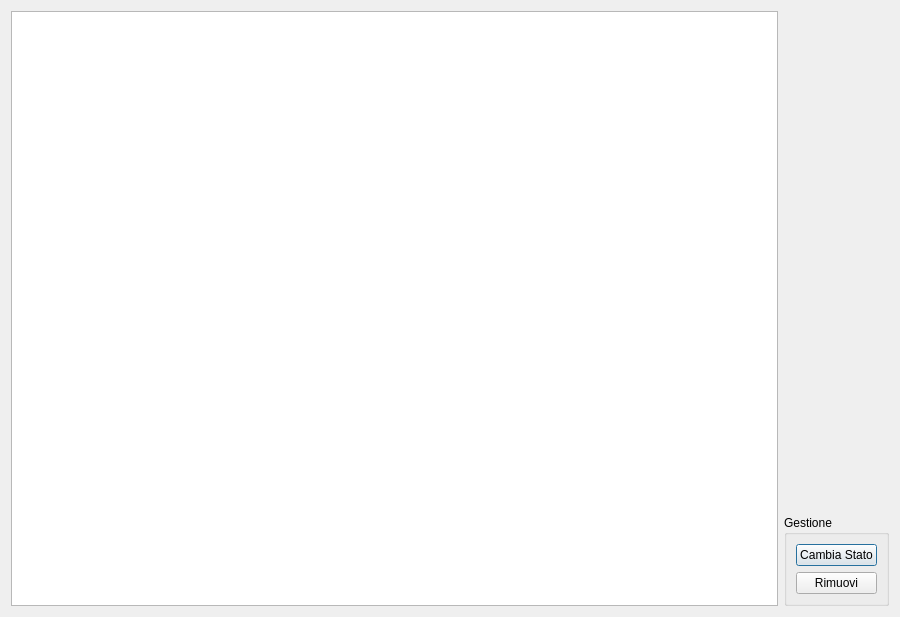
<?xml version="1.0" encoding="UTF-8"?>
<ui version="4.0">
 <class>StatoPratiche</class>
 <widget class="QDialog" name="StatoPratiche">
  <property name="geometry">
   <rect>
    <x>0</x>
    <y>0</y>
    <width>900</width>
    <height>617</height>
   </rect>
  </property>
  <property name="windowTitle">
   <string>Gestione Stato Pratiche</string>
  </property>
  <layout class="QVBoxLayout" name="verticalLayout_2">
   <item>
    <layout class="QHBoxLayout" name="horizontalLayout">
     <item>
      <widget class="QTableWidget" name="tableWidget">
       <property name="selectionBehavior">
        <enum>QAbstractItemView::SelectRows</enum>
       </property>
       <property name="sortingEnabled">
        <bool>false</bool>
       </property>
      </widget>
     </item>
     <item>
      <layout class="QVBoxLayout" name="verticalLayout_3">
       <item>
        <spacer name="verticalSpacer">
         <property name="orientation">
          <enum>Qt::Vertical</enum>
         </property>
         <property name="sizeHint" stdset="0">
          <size>
           <width>20</width>
           <height>40</height>
          </size>
         </property>
        </spacer>
       </item>
       <item>
        <widget class="QGroupBox" name="gestione">
         <property name="title">
          <string>Gestione</string>
         </property>
         <layout class="QVBoxLayout" name="verticalLayout_4">
          <item>
           <widget class="QPushButton" name="cambiaStato">
            <property name="sizeIncrement">
             <size>
              <width>0</width>
              <height>0</height>
             </size>
            </property>
            <property name="baseSize">
             <size>
              <width>0</width>
              <height>0</height>
             </size>
            </property>
            <property name="text">
             <string>Cambia Stato</string>
            </property>
            <property name="checkable">
             <bool>false</bool>
            </property>
            <property name="flat">
             <bool>false</bool>
            </property>
           </widget>
          </item>
          <item>
           <widget class="QPushButton" name="rimuovi">
            <property name="text">
             <string>Rimuovi</string>
            </property>
           </widget>
          </item>
         </layout>
        </widget>
       </item>
      </layout>
     </item>
    </layout>
   </item>
  </layout>
 </widget>
 <resources/>
 <connections/>
</ui>
